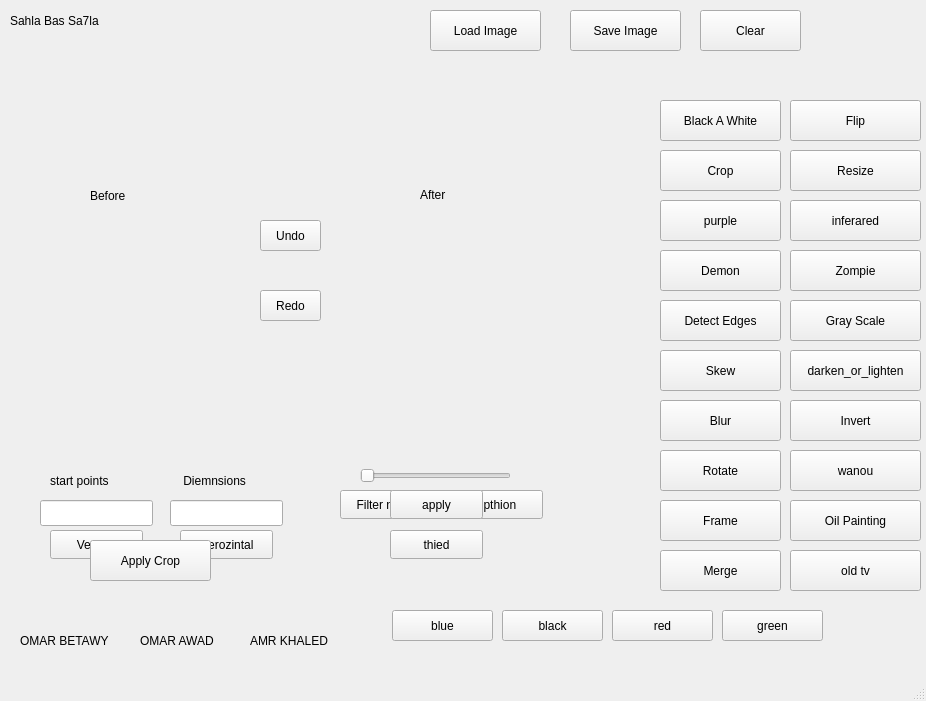
<?xml version="1.0" encoding="UTF-8"?>
<ui version="4.0">
 <class>MainWindow</class>
 <widget class="QMainWindow" name="MainWindow">
  <property name="geometry">
   <rect>
    <x>0</x>
    <y>0</y>
    <width>926</width>
    <height>701</height>
   </rect>
  </property>
  <property name="windowTitle">
   <string>MainWindow</string>
  </property>
  <widget class="QWidget" name="centralwidget">
   <widget class="QPushButton" name="BlackAWhite">
    <property name="geometry">
     <rect>
      <x>660</x>
      <y>100</y>
      <width>121</width>
      <height>41</height>
     </rect>
    </property>
    <property name="text">
     <string>Black A White</string>
    </property>
   </widget>
   <widget class="QPushButton" name="pushButton_2">
    <property name="geometry">
     <rect>
      <x>790</x>
      <y>100</y>
      <width>131</width>
      <height>41</height>
     </rect>
    </property>
    <property name="text">
     <string>Flip</string>
    </property>
   </widget>
   <widget class="QPushButton" name="Crop">
    <property name="geometry">
     <rect>
      <x>660</x>
      <y>150</y>
      <width>121</width>
      <height>41</height>
     </rect>
    </property>
    <property name="text">
     <string>Crop</string>
    </property>
   </widget>
   <widget class="QPushButton" name="Resize">
    <property name="geometry">
     <rect>
      <x>790</x>
      <y>150</y>
      <width>131</width>
      <height>41</height>
     </rect>
    </property>
    <property name="text">
     <string>Resize</string>
    </property>
   </widget>
   <widget class="QPushButton" name="Load">
    <property name="geometry">
     <rect>
      <x>430</x>
      <y>10</y>
      <width>111</width>
      <height>41</height>
     </rect>
    </property>
    <property name="text">
     <string>Load Image</string>
    </property>
   </widget>
   <widget class="QPushButton" name="Save">
    <property name="geometry">
     <rect>
      <x>570</x>
      <y>10</y>
      <width>111</width>
      <height>41</height>
     </rect>
    </property>
    <property name="text">
     <string>Save Image</string>
    </property>
   </widget>
   <widget class="QLabel" name="display_before">
    <property name="geometry">
     <rect>
      <x>20</x>
      <y>210</y>
      <width>231</width>
      <height>241</height>
     </rect>
    </property>
    <property name="text">
     <string/>
    </property>
   </widget>
   <widget class="QLabel" name="display_after">
    <property name="geometry">
     <rect>
      <x>330</x>
      <y>210</y>
      <width>231</width>
      <height>241</height>
     </rect>
    </property>
    <property name="text">
     <string/>
    </property>
   </widget>
   <widget class="QPushButton" name="Vertical">
    <property name="geometry">
     <rect>
      <x>50</x>
      <y>530</y>
      <width>93</width>
      <height>29</height>
     </rect>
    </property>
    <property name="text">
     <string>Vertical</string>
    </property>
   </widget>
   <widget class="QPushButton" name="Horezintal">
    <property name="geometry">
     <rect>
      <x>180</x>
      <y>530</y>
      <width>93</width>
      <height>29</height>
     </rect>
    </property>
    <property name="text">
     <string>Herozintal</string>
    </property>
   </widget>
   <widget class="QLineEdit" name="StartPoints">
    <property name="geometry">
     <rect>
      <x>40</x>
      <y>500</y>
      <width>113</width>
      <height>26</height>
     </rect>
    </property>
   </widget>
   <widget class="QLineEdit" name="Diemnsions">
    <property name="geometry">
     <rect>
      <x>170</x>
      <y>500</y>
      <width>113</width>
      <height>26</height>
     </rect>
    </property>
   </widget>
   <widget class="QLabel" name="labeltext">
    <property name="geometry">
     <rect>
      <x>50</x>
      <y>470</y>
      <width>111</width>
      <height>21</height>
     </rect>
    </property>
    <property name="text">
     <string>start points</string>
    </property>
   </widget>
   <widget class="QLabel" name="labeltext2">
    <property name="geometry">
     <rect>
      <x>180</x>
      <y>470</y>
      <width>121</width>
      <height>21</height>
     </rect>
    </property>
    <property name="text">
     <string> Diemnsions</string>
    </property>
   </widget>
   <widget class="QPushButton" name="Apply">
    <property name="geometry">
     <rect>
      <x>90</x>
      <y>540</y>
      <width>121</width>
      <height>41</height>
     </rect>
    </property>
    <property name="text">
     <string>Apply Crop</string>
    </property>
   </widget>
   <widget class="QPushButton" name="Clear">
    <property name="geometry">
     <rect>
      <x>700</x>
      <y>10</y>
      <width>101</width>
      <height>41</height>
     </rect>
    </property>
    <property name="text">
     <string>Clear</string>
    </property>
   </widget>
   <widget class="QPushButton" name="purple">
    <property name="geometry">
     <rect>
      <x>660</x>
      <y>200</y>
      <width>121</width>
      <height>41</height>
     </rect>
    </property>
    <property name="text">
     <string>purple</string>
    </property>
   </widget>
   <widget class="QPushButton" name="inferared">
    <property name="geometry">
     <rect>
      <x>790</x>
      <y>200</y>
      <width>131</width>
      <height>41</height>
     </rect>
    </property>
    <property name="text">
     <string>inferared</string>
    </property>
   </widget>
   <widget class="QPushButton" name="Demon">
    <property name="geometry">
     <rect>
      <x>660</x>
      <y>250</y>
      <width>121</width>
      <height>41</height>
     </rect>
    </property>
    <property name="text">
     <string>Demon</string>
    </property>
   </widget>
   <widget class="QPushButton" name="rand">
    <property name="geometry">
     <rect>
      <x>790</x>
      <y>250</y>
      <width>131</width>
      <height>41</height>
     </rect>
    </property>
    <property name="text">
     <string>Zompie</string>
    </property>
   </widget>
   <widget class="QPushButton" name="Grayscale">
    <property name="geometry">
     <rect>
      <x>790</x>
      <y>300</y>
      <width>131</width>
      <height>41</height>
     </rect>
    </property>
    <property name="text">
     <string>Gray Scale</string>
    </property>
   </widget>
   <widget class="QPushButton" name="DetectEdges">
    <property name="geometry">
     <rect>
      <x>660</x>
      <y>300</y>
      <width>121</width>
      <height>41</height>
     </rect>
    </property>
    <property name="text">
     <string>Detect Edges</string>
    </property>
   </widget>
   <widget class="QPushButton" name="Skew">
    <property name="geometry">
     <rect>
      <x>660</x>
      <y>350</y>
      <width>121</width>
      <height>41</height>
     </rect>
    </property>
    <property name="text">
     <string>Skew</string>
    </property>
   </widget>
   <widget class="QPushButton" name="DarkenALighten">
    <property name="geometry">
     <rect>
      <x>790</x>
      <y>350</y>
      <width>131</width>
      <height>41</height>
     </rect>
    </property>
    <property name="text">
     <string>darken_or_lighten</string>
    </property>
   </widget>
   <widget class="QSlider" name="horizontalSlider">
    <property name="geometry">
     <rect>
      <x>360</x>
      <y>460</y>
      <width>151</width>
      <height>31</height>
     </rect>
    </property>
    <property name="orientation">
     <enum>Qt::Horizontal</enum>
    </property>
   </widget>
   <widget class="QLabel" name="label">
    <property name="geometry">
     <rect>
      <x>90</x>
      <y>180</y>
      <width>91</width>
      <height>31</height>
     </rect>
    </property>
    <property name="text">
     <string>Before</string>
    </property>
   </widget>
   <widget class="QLabel" name="label_2">
    <property name="geometry">
     <rect>
      <x>420</x>
      <y>179</y>
      <width>91</width>
      <height>31</height>
     </rect>
    </property>
    <property name="text">
     <string>After</string>
    </property>
   </widget>
   <widget class="QLabel" name="slaydervalue">
    <property name="geometry">
     <rect>
      <x>520</x>
      <y>460</y>
      <width>63</width>
      <height>20</height>
     </rect>
    </property>
    <property name="text">
     <string/>
    </property>
   </widget>
   <widget class="QPushButton" name="filtername">
    <property name="geometry">
     <rect>
      <x>340</x>
      <y>490</y>
      <width>93</width>
      <height>29</height>
     </rect>
    </property>
    <property name="text">
     <string>Filter name</string>
    </property>
   </widget>
   <widget class="QPushButton" name="filtername_2">
    <property name="geometry">
     <rect>
      <x>450</x>
      <y>490</y>
      <width>93</width>
      <height>29</height>
     </rect>
    </property>
    <property name="text">
     <string>opthion</string>
    </property>
   </widget>
   <widget class="QPushButton" name="Blur">
    <property name="geometry">
     <rect>
      <x>660</x>
      <y>400</y>
      <width>121</width>
      <height>41</height>
     </rect>
    </property>
    <property name="text">
     <string>Blur</string>
    </property>
   </widget>
   <widget class="QPushButton" name="Apply_2">
    <property name="geometry">
     <rect>
      <x>390</x>
      <y>490</y>
      <width>93</width>
      <height>29</height>
     </rect>
    </property>
    <property name="text">
     <string>apply</string>
    </property>
   </widget>
   <widget class="QPushButton" name="Invert">
    <property name="geometry">
     <rect>
      <x>790</x>
      <y>400</y>
      <width>131</width>
      <height>41</height>
     </rect>
    </property>
    <property name="text">
     <string>Invert</string>
    </property>
   </widget>
   <widget class="QPushButton" name="Blur_2">
    <property name="geometry">
     <rect>
      <x>660</x>
      <y>450</y>
      <width>121</width>
      <height>41</height>
     </rect>
    </property>
    <property name="text">
     <string>Rotate</string>
    </property>
   </widget>
   <widget class="QPushButton" name="third">
    <property name="geometry">
     <rect>
      <x>390</x>
      <y>530</y>
      <width>93</width>
      <height>29</height>
     </rect>
    </property>
    <property name="text">
     <string>thied</string>
    </property>
   </widget>
   <widget class="QPushButton" name="wanou">
    <property name="geometry">
     <rect>
      <x>790</x>
      <y>450</y>
      <width>131</width>
      <height>41</height>
     </rect>
    </property>
    <property name="text">
     <string>wanou</string>
    </property>
   </widget>
   <widget class="QPushButton" name="addframe">
    <property name="geometry">
     <rect>
      <x>660</x>
      <y>500</y>
      <width>121</width>
      <height>41</height>
     </rect>
    </property>
    <property name="text">
     <string>Frame</string>
    </property>
   </widget>
   <widget class="QPushButton" name="red">
    <property name="geometry">
     <rect>
      <x>612</x>
      <y>610</y>
      <width>101</width>
      <height>31</height>
     </rect>
    </property>
    <property name="text">
     <string>red</string>
    </property>
   </widget>
   <widget class="QPushButton" name="black">
    <property name="geometry">
     <rect>
      <x>502</x>
      <y>610</y>
      <width>101</width>
      <height>31</height>
     </rect>
    </property>
    <property name="text">
     <string>black</string>
    </property>
   </widget>
   <widget class="QPushButton" name="blue">
    <property name="geometry">
     <rect>
      <x>392</x>
      <y>610</y>
      <width>101</width>
      <height>31</height>
     </rect>
    </property>
    <property name="text">
     <string>blue</string>
    </property>
   </widget>
   <widget class="QPushButton" name="green">
    <property name="geometry">
     <rect>
      <x>722</x>
      <y>610</y>
      <width>101</width>
      <height>31</height>
     </rect>
    </property>
    <property name="text">
     <string>green</string>
    </property>
   </widget>
   <widget class="QPushButton" name="oilpainting">
    <property name="geometry">
     <rect>
      <x>790</x>
      <y>500</y>
      <width>131</width>
      <height>41</height>
     </rect>
    </property>
    <property name="text">
     <string>Oil Painting</string>
    </property>
   </widget>
   <widget class="QPushButton" name="oldtv">
    <property name="geometry">
     <rect>
      <x>790</x>
      <y>550</y>
      <width>131</width>
      <height>41</height>
     </rect>
    </property>
    <property name="text">
     <string>old tv</string>
    </property>
   </widget>
   <widget class="QPushButton" name="Merge">
    <property name="geometry">
     <rect>
      <x>660</x>
      <y>550</y>
      <width>121</width>
      <height>41</height>
     </rect>
    </property>
    <property name="text">
     <string>Merge</string>
    </property>
   </widget>
   <widget class="QLabel" name="omar">
    <property name="geometry">
     <rect>
      <x>20</x>
      <y>630</y>
      <width>111</width>
      <height>21</height>
     </rect>
    </property>
    <property name="text">
     <string>OMAR BETAWY</string>
    </property>
   </widget>
   <widget class="QLabel" name="awad">
    <property name="geometry">
     <rect>
      <x>140</x>
      <y>630</y>
      <width>101</width>
      <height>21</height>
     </rect>
    </property>
    <property name="text">
     <string>OMAR AWAD</string>
    </property>
   </widget>
   <widget class="QLabel" name="amr">
    <property name="geometry">
     <rect>
      <x>250</x>
      <y>630</y>
      <width>101</width>
      <height>21</height>
     </rect>
    </property>
    <property name="text">
     <string>AMR KHALED</string>
    </property>
   </widget>
   <widget class="QLabel" name="sahla">
    <property name="geometry">
     <rect>
      <x>10</x>
      <y>0</y>
      <width>251</width>
      <height>41</height>
     </rect>
    </property>
    <property name="text">
     <string>Sahla Bas Sa7la</string>
    </property>
   </widget>
   <widget class="QPushButton" name="undo">
    <property name="geometry">
     <rect>
      <x>260</x>
      <y>220</y>
      <width>61</width>
      <height>31</height>
     </rect>
    </property>
    <property name="text">
     <string>Undo</string>
    </property>
   </widget>
   <widget class="QPushButton" name="Redo">
    <property name="geometry">
     <rect>
      <x>260</x>
      <y>290</y>
      <width>61</width>
      <height>31</height>
     </rect>
    </property>
    <property name="text">
     <string>Redo</string>
    </property>
   </widget>
  </widget>
  <widget class="QMenuBar" name="menubar">
   <property name="geometry">
    <rect>
     <x>0</x>
     <y>0</y>
     <width>926</width>
     <height>26</height>
    </rect>
   </property>
  </widget>
  <widget class="QStatusBar" name="statusbar"/>
 </widget>
 <resources/>
 <connections/>
</ui>
